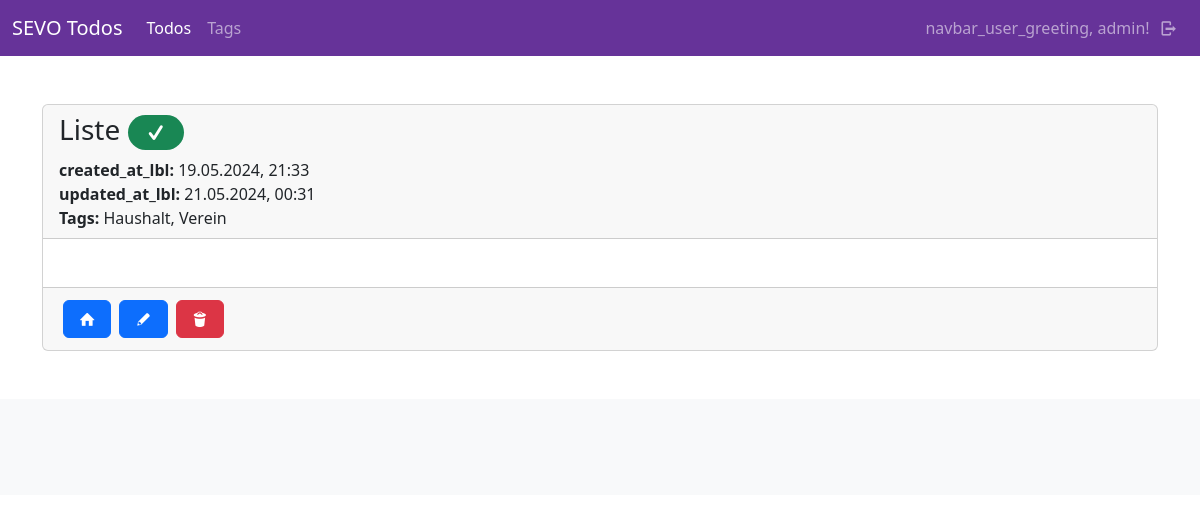
The page /todos/detail/7 (signed in) on the database as committed earlier.
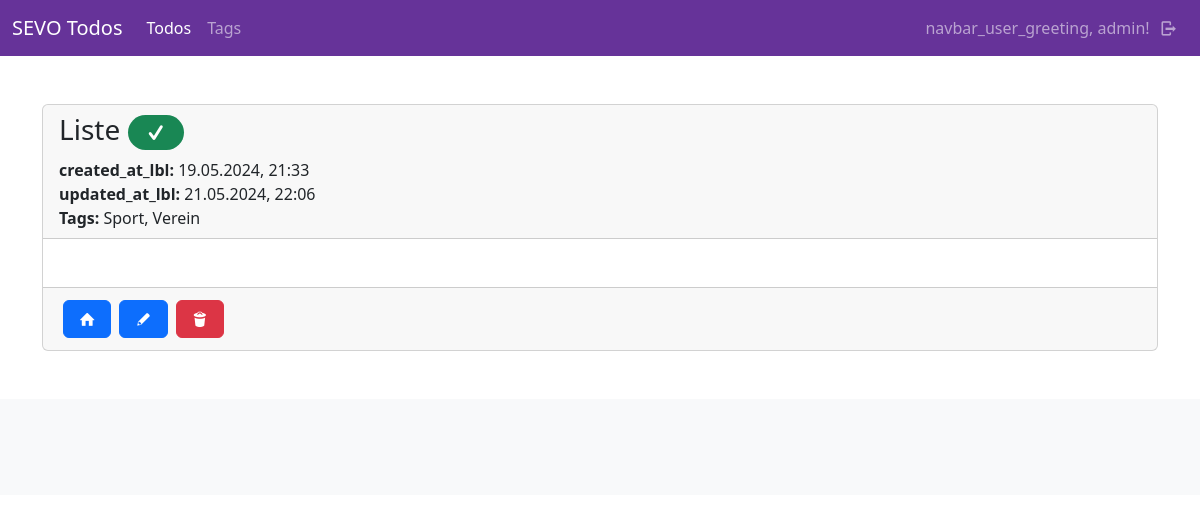
The same page on the database as committed later.
### todos/models.py (models this page shows, shortened)
class Todo(models.Model):
    user = models.ForeignKey(User, on_delete=models.CASCADE)
    title = models.CharField(max_length=255)
    content = tinymce_models.HTMLField()
    tags = models.ManyToManyField(Tag, blank=True)
    done = models.BooleanField(default=False)
    created_at = models.DateTimeField(auto_now_add=True)
    updated_at = models.DateTimeField(auto_now=True)
    class Meta:
        ordering = ["-created_at"]
        pass
    def get_tags_str(self):
        tags = self.tags.all()
        tags_list = [tag.name for tag in tags]
        return ", ".join(tags_list)

class Tag(models.Model):
    user = models.ForeignKey(User, on_delete=models.CASCADE)
    name = models.CharField(max_length=100)
    class Meta:
        ordering = ["name"]

### todos/views/todo_views.py (the view)
# urls.py: path("detail/<int:id>", todo_views.detail, name="todos-detail"),
@login_required(login_url="sevo-auth-login")
def detail(request, id):
    current_user = request.user
    todo = get_object_or_404(models.Todo, id=id, user=current_user)
    return render(request, "todos/todo/detail.html", {
        "title": _("todos_detail_title"),
        "todo": todo
    })

### todos/templates/todos/todo/detail.html (shortened to what this page needs)
{% extends "base_main.html" %}
{% load i18n %}
{% block main %}
    <div class="card">
        <div class="card-header">
            <h3>{{ todo.title }}
                <span class="badge rounded-pill {% if todo.done %}text-bg-success{% else %}text-bg-warning{% endif %}">
                    <i class="demo-icon icon-check"></i>
                </span>
            </h3>
            <div>
                <strong>{% trans "created_at_lbl" %}:</strong> {{ todo.created_at|date:"d.m.Y, H:i" }}
            </div>
            <div>
                <strong>{% trans "updated_at_lbl" %}:</strong> {{ todo.updated_at|date:"d.m.Y, H:i" }}
            </div>
            <div>
                <strong>Tags:</strong>
                {{ todo.get_tags_str}}
            </div>
        </div>
        <div class="card-body">
        </div>
        <div class="card-footer">
            <div class="d-flex justify-content-start align-content-center">
                <a class="d-block btn btn-primary d-block m-1" href="{% url "todos-index" %}"><i class="demo-icon icon-home"></i></a>
                <a class="btn btn-primary d-block m-1" href="{% url "todos-update" id=todo.id %}"><i class="demo-icon icon-pencil"></i></a>
                <a class="btn btn-danger d-block m-1" href="{% url "todos-delete" id=todo.id %}"><i class="demo-icon icon-trash"></i></a>
            </div>
        </div>
    </div>
{%  endblock %}

### templates/base_main.html (shortened to what this page needs)
{% extends "base.html" %}
{% block content %}
<div class="container py-5">
    <div class="row">
        <main class="col-lg-12">
            {% block main %}{% endblock %}
        </main>
    </div>
</div>
{% endblock %}

### templates/base.html (shortened to what this page needs)
{% load static %}
<!DOCTYPE html>
<html>
<head>
    <link rel="stylesheet" href="{% static "vendor/bootstrap/css/bootstrap.min.css" %}">
    <link rel="stylesheet" href="{% static "vendor/fontello/css/entypo.css" %}">
    <link rel="stylesheet" href="{% static "css/style.css" %}">
</head>
<body>
    {% include "partials/_navbar.html" %}
    {% block content %}{% endblock %}
    <footer class="bg-light py-5">
    </footer>
</body>
</html>

### templates/partials/_navbar.html (shortened to what this page needs)
{% load i18n %}
<nav class="navbar navbar-expand-lg navbar-dark bg-rebecca-purple">
    <div class="container-fluid">
        <a class="navbar-brand" href="/">SEVO Todos</a>
        <div class="collapse navbar-collapse" id="navbarContent">
            <ul class="navbar-nav me-auto mb-2 mb-lg-0">
                {% if user.is_authenticated %}
                <li class="nav-item">
                    <a class="nav-link{% if "todos" in request.path %} active{% endif %}"{% if "todos" in request.path %} aria-current="page"{% endif %} href="{% url "todos-index" %}">Todos</a>
                </li>
                {% endif %}
                {% if user.is_authenticated %}
                <li class="nav-item">
                    <a class="nav-link{% if "tag" in request.path %} active{% endif %}"{% if "tag" in request.path %} aria-current="page"{% endif %} href="{% url "todos-tag-index" %}">Tags</a>
                </li>
                {% endif %}
            </ul>
            {% if user.is_authenticated %}
                <span class="navbar-text navbar-dark">{% trans "navbar_user_greeting" %}, {{ user }}!</span>
            {% endif %}
            <ul class="navbar-nav mb-2 mb-lg-0">
                {% if user.is_authenticated %}
                    <li class="nav-item">
                        <a class="nav-link" href="{% url "sevo-auth-logout" %}"><i class="demo-icon icon-logout"></i></a>
                    </li>
                {% else %}
                    <li class="nav-item">
                        <a class="nav-link {% if "login" in request.path %} active{% endif %}"{% if "members" in request.path %} aria-current="page"{% endif %} href="{% url "sevo-auth-login" %}"><i class="demo-icon icon-user"></i></a>
                    </li>
                {% endif %}
            </ul>
        </div>
    </div>
</nav>

### static/css/style.css (style rules this page uses)
.bg-rebecca-purple { background-color: rebeccapurple; }

Rows that differ between the two databases and show on the page:
changed Todo "Liste": updated_at "21.05.2024, 00:31" → "21.05.2024, 22:06"; get_tags_str "Haushalt, Verein" → "Sport, Verein"
